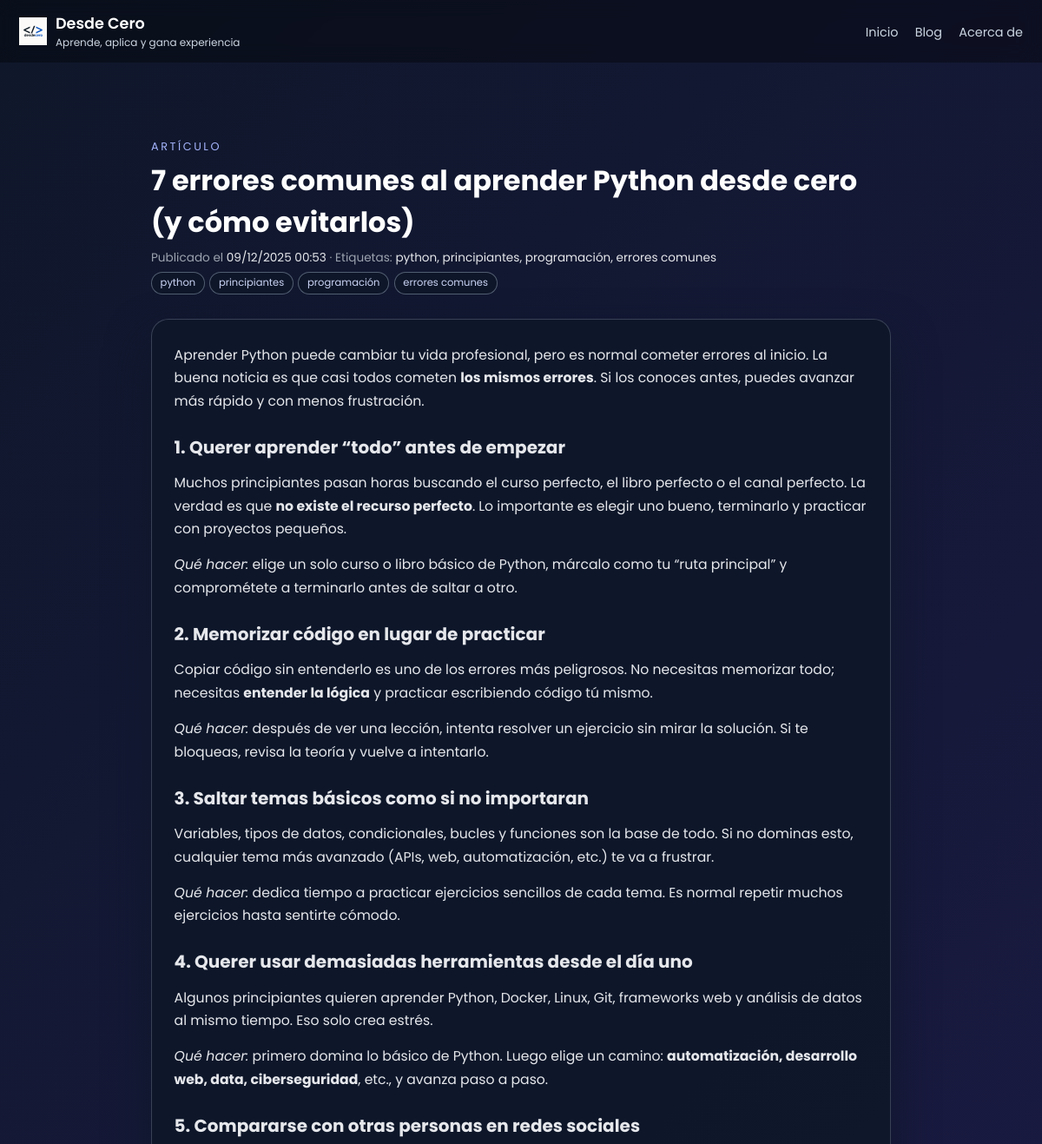
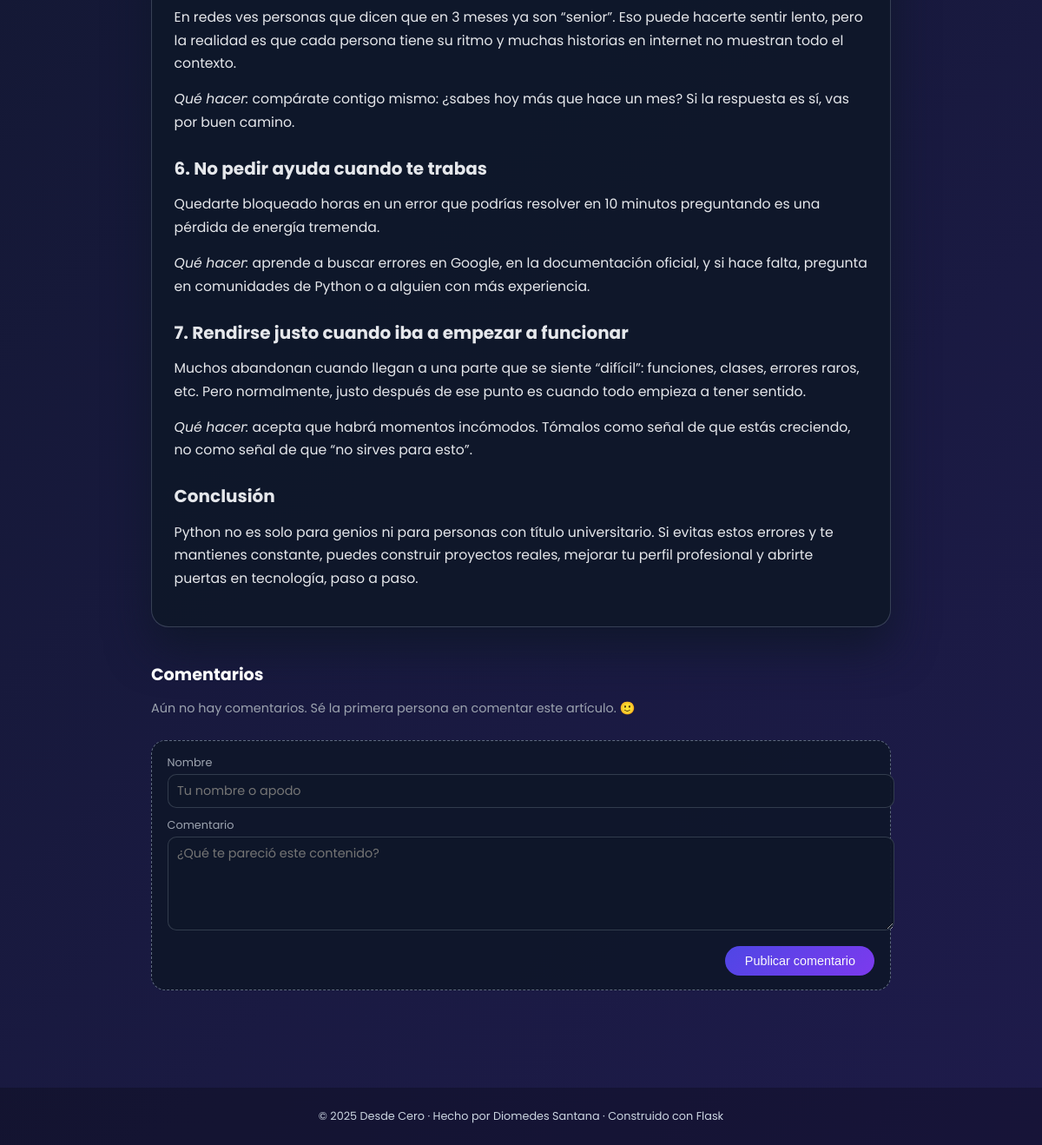
Screenshot of /post/errores-comunes-aprender-python-desde-cero with the database file from the repository (2 pictures, top to bottom).
### tables this page shows
CREATE TABLE posts (
            id      INTEGER PRIMARY KEY AUTOINCREMENT,
            title   TEXT NOT NULL,
            slug    TEXT NOT NULL UNIQUE,
            date    TEXT NOT NULL,      -- formato ISO 'YYYY-MM-DD HH:MM:SS'
            tags    TEXT,
            excerpt TEXT,
            content TEXT NOT NULL
        , content_html TEXT);

### main.py (the view)
@app.route("/post/<slug>", methods=["GET", "POST"])
def post_detail(slug):
    post = get_post_by_slug(slug)
    if not post:
        abort(404)
    if request.method == "POST":
        author = request.form.get("author", "").strip()
        text = request.form.get("text", "").strip()
        if author and text:
            add_comment(post["id"], author, text)
            return redirect(url_for("post_detail", slug=slug))
    comments = get_comments(post["id"])
    return render_template("post_detail.html", post=post, comments=comments)

### main.py (called while the page is built)
def get_conn():
    conn = sqlite3.connect(DB_PATH)
    conn.row_factory = sqlite3.Row  # permite acceder por nombre de columna
    return conn

def get_post_by_slug(slug: str):
    conn = get_conn()
    cur = conn.cursor()
    cur.execute("SELECT * FROM posts WHERE slug = ?", (slug,))
    row = cur.fetchone()
    conn.close()
    return row

def get_comments(post_id: int):
    conn = get_conn()
    cur = conn.cursor()
    cur.execute(
        "SELECT * FROM comments WHERE post_id = ? ORDER BY created_at DESC",
        (post_id,),
    )
    rows = cur.fetchall()
    conn.close()
    return rows

@app.template_filter("fecha")
def formato_fecha(value):
    try:
        if isinstance(value, str):
            dt = datetime.strptime(value, "%Y-%m-%d %H:%M:%S")
        else:
            dt = value
        return dt.strftime("%d/%m/%Y %H:%M")
    except Exception:
        return value

@app.context_processor
def inject_globals():
    now = datetime.utcnow()
    return {
        "now": now,
        "current_year": now.year,
        "site_name": "Desde Cero",
    }

### templates/post_detail.html (shortened to what this page needs)
{% extends "base.html" %}
{% block content %}
<div class="post-wrapper">
  <header class="post-header">
    <div class="post-kicker">ARTÍCULO</div>
    <h1 class="post-title">{{ post['title'] }}</h1>
    <div class="post-meta">
      Publicado el <span>{{ post['date']|fecha }}</span>
      {% if post['tags'] %}
        · Etiquetas: <span>{{ post['tags'] }}</span>
      {% endif %}
    </div>
    {% if post['tags'] %}
      <div class="post-tags">
        {% for tag in post['tags'].split(',') %}
          <span class="post-tag-pill">{{ tag.strip() }}</span>
        {% endfor %}
      </div>
    {% endif %}
  </header>
  <article class="post-body">
    {{ post['content']|safe }}
  </article>
  <section class="comments-section">
    <h2>Comentarios</h2>
    {% if comments %}
      {% for c in comments %}
        <div class="comment">
          <div class="comment-header">
            <span class="comment-author">{{ c["author"] }}</span>
            <span>{{ c["created_at"] }}</span>
          </div>
          <div class="comment-content">
            {{ c["text"] }}
          </div>
        </div>
      {% endfor %}
    {% else %}
      <p style="color:#9ca3af; font-size:0.9rem;">
        Aún no hay comentarios. Sé la primera persona en comentar este artículo. 🙂
      </p>
    {% endif %}
    <div class="comment-form">
      <form method="post">
        <div>
          <label for="author">Nombre</label>
          <input type="text" id="author" name="author" class="form-input" placeholder="Tu nombre o apodo">
        </div>
        <div>
          <label for="text">Comentario</label>
          <textarea id="text" name="text" class="form-textarea" placeholder="¿Qué te pareció este contenido?"></textarea>
        </div>
        <div class="form-footer">
          <button type="submit" class="btn-comment">Publicar comentario</button>
        </div>
      </form>
    </div>
  </section>
</div>
{% endblock %}

### templates/base.html (style rules this page uses)
body { margin: 0; font-family: "Poppins", sans-serif; background: linear-gradient(135deg, #0f172a, #1e1b4b); color: white; }

### templates/post_detail.html (style rules this page uses)
.post-wrapper { max-width: 900px; margin: 0 auto; padding: 3rem 1.5rem 4rem; }
.post-header { margin-bottom: 1.8rem; }
.post-kicker { font-size: 0.8rem; letter-spacing: 0.2em; text-transform: uppercase; color: #a5b4fc; margin-bottom: 0.4rem; }
.post-title { font-size: 2rem; margin: 0 0 0.4rem; }
.post-meta { font-size: 0.85rem; color: #9ca3af; }
.post-meta span { color: #e5e7eb; }
.post-tags { margin-top: 0.4rem; display: flex; flex-wrap: wrap; gap: 0.35rem; }
.post-tag-pill { font-size: 0.72rem; padding: 0.2rem 0.6rem; border-radius: 999px; border: 1px solid rgba(148, 163, 184, 0.5); color: #cbd5f5; background: rgba(15, 23, 42, 0.9); }
.post-body { background: rgba(15, 23, 42, 0.96); border-radius: 20px; border: 1px solid rgba(148, 163, 184, 0.3); padding: 1.7rem 1.6rem; box-shadow: 0 24px 50px rgba(15, 23, 42, 0.9); font-size: 0.98rem; line-height: 1.7; color: #e5e7eb; }
.post-body p { margin-top: 0; margin-bottom: 0.9rem; }
.post-body h2 { margin-top: 1.4rem; margin-bottom: 0.7rem; font-size: 1.25rem; }
.comments-section { margin-top: 2.5rem; }
.comments-section h2 { font-size: 1.2rem; margin-bottom: 0.9rem; }
.comment-form { margin-top: 1.6rem; border-radius: 16px; padding: 1rem 1.1rem; background: rgba(15, 23, 42, 0.9); border: 1px dashed rgba(148, 163, 184, 0.6); }
.comment-form label { font-size: 0.8rem; color: #9ca3af; display: block; margin-bottom: 0.25rem; }
.form-input, .form-textarea { width: 100%; border-radius: 10px; border: 1px solid rgba(55, 65, 81, 0.9); padding: 0.5rem 0.65rem; background: rgba(15, 23, 42, 0.95); color: #e5e7eb; font-family: inherit; font-size: 0.9rem; margin-bottom: 0.7rem; }
.form-textarea { min-height: 90px; resize: vertical; }
.form-footer { display: flex; justify-content: flex-end; }
.btn-comment { border-radius: 999px; padding: 0.55rem 1.4rem; border: none; background: linear-gradient(135deg, #4f46e5, #7c3aed); color: #f9fafb; font-size: 0.9rem; cursor: pointer; font-weight: 500; }

### rows the page displays
posts: title "7 errores comunes al aprender Python desde cero (y cómo evitarlos)", date|fecha "09/12/2025 00:53", tags "python, principiantes, programación, errores comunes", content "Aprender Python puede cambiar tu vida profesional, pero es normal cometer errores al inicio. La buena noticia es que casi todos cometen los mismos errores . Si los conoces antes, puedes avanzar más rápido y con menos frustración. 1. Querer aprender “todo” antes de empezar Muchos principiantes pasan horas buscando el curso perfecto, el libro perfecto o el canal perfecto. La verdad es que no existe el recurso perfecto . Lo importante es elegir uno bueno, terminarlo y practicar con proyectos pequeños. Qué hacer: elige un solo curso o libro básico de Python, márcalo como tu “ruta principal” y comprométete a terminarlo antes de saltar a otro. 2. Memorizar código en lugar de practicar Copiar…"

### other values shown
{{ tag.strip() }} "python" "principiantes" "programación" "errores comunes"
